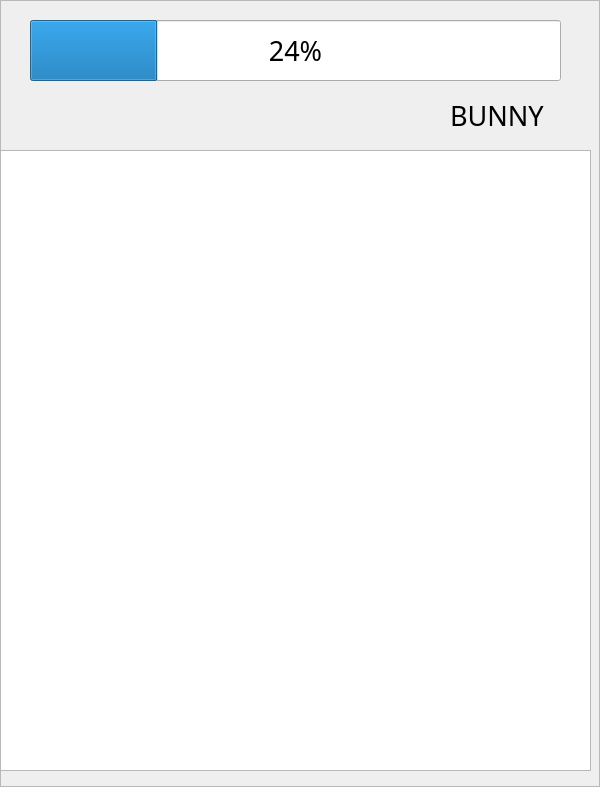
<?xml version="1.0" encoding="UTF-8"?>
<ui version="4.0">
 <class>Frame</class>
 <widget class="QFrame" name="Frame">
  <property name="geometry">
   <rect>
    <x>0</x>
    <y>0</y>
    <width>600</width>
    <height>787</height>
   </rect>
  </property>
  <property name="windowTitle">
   <string>Frame</string>
  </property>
  <property name="styleSheet">
   <string notr="true">background-color: #FFFACDz</string>
  </property>
  <property name="frameShape">
   <enum>QFrame::StyledPanel</enum>
  </property>
  <property name="frameShadow">
   <enum>QFrame::Raised</enum>
  </property>
  <widget class="QProgressBar" name="progressBar">
   <property name="geometry">
    <rect>
     <x>30</x>
     <y>20</y>
     <width>531</width>
     <height>61</height>
    </rect>
   </property>
   <property name="font">
    <font>
     <family>Chalkboard SE</family>
     <pointsize>20</pointsize>
    </font>
   </property>
   <property name="styleSheet">
    <string notr="true">
    border: 1px solid #aaa;
    border-radius: 10px;
    background-color: #fff0f5; /* nền nhạt */
    text-align: center;
}
QProgressBar::chunk {
    background-color: #FFB6C1; /* màu hồng đào */
    border-radius: 10px;
</string>
   </property>
   <property name="value">
    <number>24</number>
   </property>
  </widget>
  <widget class="QLabel" name="label">
   <property name="geometry">
    <rect>
     <x>320</x>
     <y>20</y>
     <width>60</width>
     <height>16</height>
    </rect>
   </property>
   <property name="font">
    <font>
     <family>Chalkboard SE</family>
     <pointsize>20</pointsize>
    </font>
   </property>
   <property name="text">
    <string/>
   </property>
  </widget>
  <widget class="QLabel" name="label_2">
   <property name="geometry">
    <rect>
     <x>450</x>
     <y>90</y>
     <width>131</width>
     <height>51</height>
    </rect>
   </property>
   <property name="font">
    <font>
     <family>Chalkboard SE</family>
     <pointsize>20</pointsize>
    </font>
   </property>
   <property name="text">
    <string>BUNNY</string>
   </property>
  </widget>
  <widget class="QGraphicsView" name="graphicsView">
   <property name="geometry">
    <rect>
     <x>0</x>
     <y>150</y>
     <width>591</width>
     <height>621</height>
    </rect>
   </property>
   <property name="styleSheet">
    <string notr="true"/>
   </property>
  </widget>
  <widget class="QPushButton" name="pushButton">
   <property name="geometry">
    <rect>
     <x>540</x>
     <y>80</y>
     <width>71</width>
     <height>71</height>
    </rect>
   </property>
   <property name="font">
    <font>
     <pointsize>30</pointsize>
    </font>
   </property>
   <property name="styleSheet">
    <string notr="true">border: none

</string>
   </property>
   <property name="text">
    <string/>
   </property>
   <property name="icon">
    <iconset>
     <normaloff>Ảnh_màn_hình_2025-05-11_lúc_10.47.09-removebg-preview.png</normaloff>Ảnh_màn_hình_2025-05-11_lúc_10.47.09-removebg-preview.png</iconset>
   </property>
   <property name="iconSize">
    <size>
     <width>50</width>
     <height>50</height>
    </size>
   </property>
  </widget>
  <widget class="QPushButton" name="pushButton_3">
   <property name="geometry">
    <rect>
     <x>490</x>
     <y>60</y>
     <width>113</width>
     <height>101</height>
    </rect>
   </property>
   <property name="styleSheet">
    <string notr="true">border: none;</string>
   </property>
   <property name="text">
    <string/>
   </property>
   <property name="icon">
    <iconset>
     <normaloff>List Button.png</normaloff>List Button.png</iconset>
   </property>
   <property name="iconSize">
    <size>
     <width>50</width>
     <height>50</height>
    </size>
   </property>
  </widget>
 </widget>
 <resources/>
 <connections/>
</ui>
